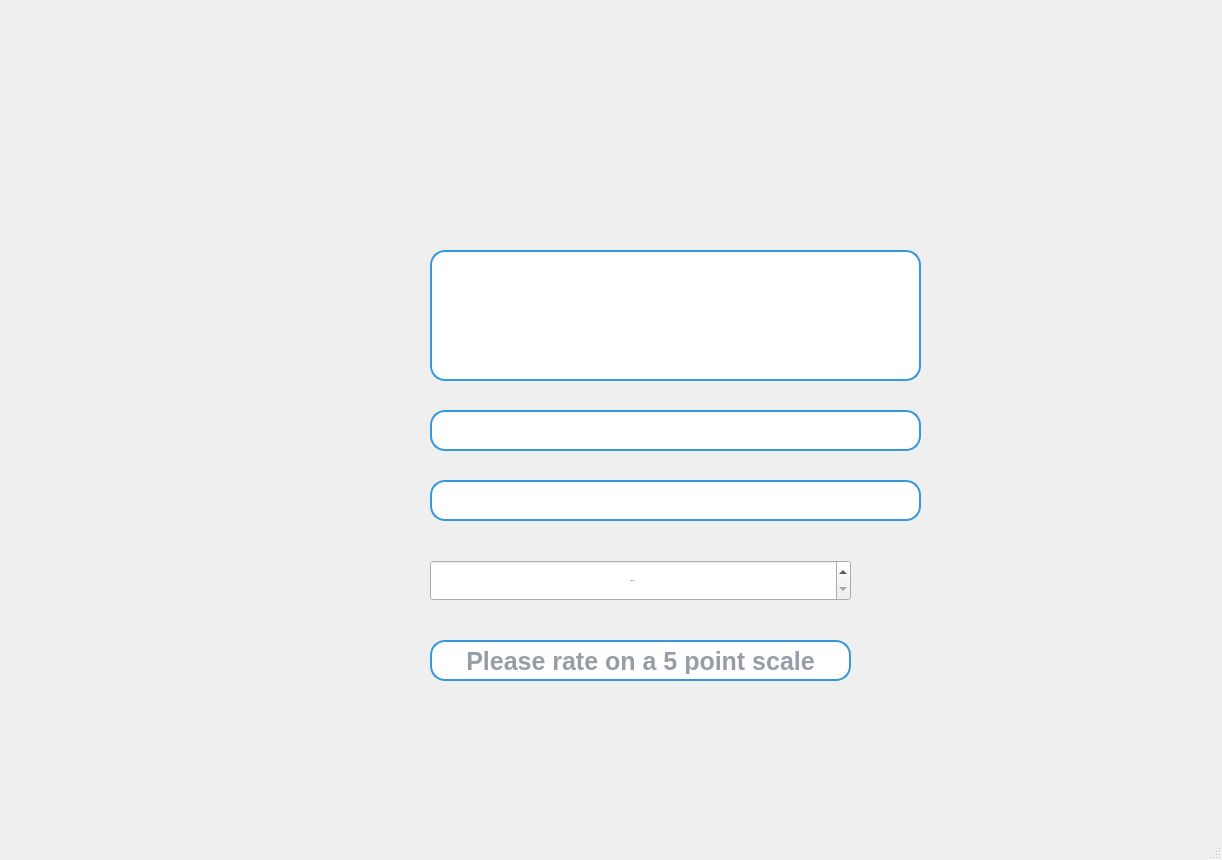
<?xml version="1.0" encoding="UTF-8"?>
<ui version="4.0">
 <class>MainWindow</class>
 <widget class="QMainWindow" name="MainWindow">
  <property name="geometry">
   <rect>
    <x>0</x>
    <y>0</y>
    <width>1222</width>
    <height>860</height>
   </rect>
  </property>
  <property name="windowTitle">
   <string>MainWindow</string>
  </property>
  <widget class="QWidget" name="centralwidget">
   <widget class="QTextEdit" name="textEditContent">
    <property name="geometry">
     <rect>
      <x>430</x>
      <y>250</y>
      <width>491</width>
      <height>131</height>
     </rect>
    </property>
    <property name="styleSheet">
     <string notr="true">QTextEdit {
    background-color: white;
    color: black;
    font-size: 16px;
    border: 2px solid #3498db; /* Viền xanh */
    border-radius: 15px; /* Bo góc */
    padding: 8px;
}</string>
    </property>
   </widget>
   <widget class="QDateEdit" name="dateEditDateRate">
    <property name="geometry">
     <rect>
      <x>430</x>
      <y>560</y>
      <width>421</width>
      <height>41</height>
     </rect>
    </property>
    <property name="font">
     <font>
      <pointsize>-1</pointsize>
     </font>
    </property>
    <property name="styleSheet">
     <string notr="true">QDateTimeEdit {
    background-color: white;  /* Màu nền trắng */
    color: #2c3e50; /* Màu chữ xanh đậm */
    border: 2px solid #3498db; /* Viền xanh */
    border-radius: 15px; /* Bo góc */
    padding: 5px;
    font-size: 30px;
}
QDateTimeEdit::drop-down {
    border: none;
    background: transparent;
}
QDateTimeEdit::up-button, QDateTimeEdit::down-button {
    width: 20px;
    height: 20px;
    border-radius: 10px;
    background-color: #3498db;
}
QDateTimeEdit::up-button:hover, QDateTimeEdit::down-button:hover {
    background-color: #2980b9;
}
Family Font: &quot;Time New Roman&quot;</string>
    </property>
    <property name="alignment">
     <set>Qt::AlignCenter</set>
    </property>
   </widget>
   <widget class="QLineEdit" name="lineEditUserName">
    <property name="geometry">
     <rect>
      <x>430</x>
      <y>410</y>
      <width>491</width>
      <height>41</height>
     </rect>
    </property>
    <property name="styleSheet">
     <string notr="true">QLineEdit {
    background-color: white; /* Màu nền trắng */
    color: #2c3e50; /* Màu chữ xanh đậm */
    border: 2px solid #3498db; /* Viền xanh */
    border-radius: 15px; /* Bo góc */
    padding: 5px;
	font-size: 25px;
	font-weight:bold;
}</string>
    </property>
    <property name="alignment">
     <set>Qt::AlignCenter</set>
    </property>
   </widget>
   <widget class="QLineEdit" name="lineEditIDRoom">
    <property name="geometry">
     <rect>
      <x>430</x>
      <y>480</y>
      <width>491</width>
      <height>41</height>
     </rect>
    </property>
    <property name="styleSheet">
     <string notr="true">QLineEdit {
    background-color: white; /* Màu nền trắng */
    color: #2c3e50; /* Màu chữ xanh đậm */
    border: 2px solid #3498db; /* Viền xanh */
    border-radius: 15px; /* Bo góc */
    padding: 5px;
    font-size: 25px;
	font-weight:bold;
}</string>
    </property>
    <property name="alignment">
     <set>Qt::AlignCenter</set>
    </property>
   </widget>
   <widget class="QPushButton" name="pushButtonPhone">
    <property name="geometry">
     <rect>
      <x>1100</x>
      <y>580</y>
      <width>101</width>
      <height>91</height>
     </rect>
    </property>
    <property name="font">
     <font>
      <pointsize>20</pointsize>
     </font>
    </property>
    <property name="styleSheet">
     <string notr="true">QPushButton {
    background-color: transparent;
    border: none;
    color: white;  /* Màu chữ */
}</string>
    </property>
    <property name="text">
     <string/>
    </property>
    <property name="icon">
     <iconset>
      <normaloff>../assets/icons/PHONE.png</normaloff>../assets/icons/PHONE.png</iconset>
    </property>
    <property name="iconSize">
     <size>
      <width>100</width>
      <height>70</height>
     </size>
    </property>
   </widget>
   <widget class="QLineEdit" name="lineEditRate">
    <property name="geometry">
     <rect>
      <x>430</x>
      <y>640</y>
      <width>421</width>
      <height>41</height>
     </rect>
    </property>
    <property name="font">
     <font>
      <pointsize>-1</pointsize>
      <weight>75</weight>
      <bold>true</bold>
     </font>
    </property>
    <property name="styleSheet">
     <string notr="true">QLineEdit {
    background-color: white; /* Màu nền trắng */
    color: #2c3e50; /* Màu chữ xanh đậm */
    border: 2px solid #3498db; /* Viền xanh */
    border-radius: 15px; /* Bo góc */
    padding: 5px;
    font-size: 25px;
	font-weight:bold, italic;
}</string>
    </property>
    <property name="alignment">
     <set>Qt::AlignCenter</set>
    </property>
    <property name="placeholderText">
     <string>Please rate on a 5 point scale</string>
    </property>
   </widget>
   <widget class="QLabel" name="label_4">
    <property name="geometry">
     <rect>
      <x>870</x>
      <y>630</y>
      <width>51</width>
      <height>51</height>
     </rect>
    </property>
    <property name="styleSheet">
     <string notr="true">QLineEdit {
    background-color: transparent; /* Nền trong suốt */
    border: none; /* Không viền */
    color: white; /* Màu chữ */
    font-size: 16px;
    padding: 5px;
}
QLineEdit:focus {
    border-bottom: 2px solid #3498db; /* Viền dưới khi focus */
}
</string>
    </property>
    <property name="text">
     <string/>
    </property>
    <property name="pixmap">
     <pixmap>../assets/icons/star.png</pixmap>
    </property>
   </widget>
   <widget class="QPushButton" name="pushButtonFacebook">
    <property name="geometry">
     <rect>
      <x>1110</x>
      <y>690</y>
      <width>81</width>
      <height>91</height>
     </rect>
    </property>
    <property name="font">
     <font>
      <pointsize>20</pointsize>
     </font>
    </property>
    <property name="styleSheet">
     <string notr="true">QPushButton {
    background-color: transparent;
    border: none;
    color: white;  /* Màu chữ */
}</string>
    </property>
    <property name="text">
     <string/>
    </property>
    <property name="icon">
     <iconset>
      <normaloff>../assets/icons/facebook-logo.png</normaloff>../assets/icons/facebook-logo.png</iconset>
    </property>
    <property name="iconSize">
     <size>
      <width>70</width>
      <height>80</height>
     </size>
    </property>
   </widget>
   <widget class="QPushButton" name="pushButtonMail">
    <property name="geometry">
     <rect>
      <x>1110</x>
      <y>480</y>
      <width>81</width>
      <height>81</height>
     </rect>
    </property>
    <property name="font">
     <font>
      <pointsize>20</pointsize>
     </font>
    </property>
    <property name="styleSheet">
     <string notr="true">QPushButton {
    background-color: transparent;
    border: none;
    color: white;  /* Màu chữ */
}</string>
    </property>
    <property name="text">
     <string/>
    </property>
    <property name="icon">
     <iconset>
      <normaloff>../assets/icons/MAIL.png</normaloff>../assets/icons/MAIL.png</iconset>
    </property>
    <property name="iconSize">
     <size>
      <width>70</width>
      <height>100</height>
     </size>
    </property>
   </widget>
   <widget class="QPushButton" name="pushButtonSendFeedback">
    <property name="geometry">
     <rect>
      <x>460</x>
      <y>720</y>
      <width>391</width>
      <height>71</height>
     </rect>
    </property>
    <property name="font">
     <font>
      <pointsize>20</pointsize>
     </font>
    </property>
    <property name="styleSheet">
     <string notr="true">QPushButton {
    background-color: transparent;
    border: none;
    color: white;  /* Màu chữ */
}</string>
    </property>
    <property name="text">
     <string/>
    </property>
    <property name="icon">
     <iconset>
      <normaloff>../assets/icons/SENDFEEDBACK.png</normaloff>../assets/icons/SENDFEEDBACK.png</iconset>
    </property>
    <property name="iconSize">
     <size>
      <width>350</width>
      <height>300</height>
     </size>
    </property>
   </widget>
   <widget class="QLabel" name="label">
    <property name="geometry">
     <rect>
      <x>0</x>
      <y>0</y>
      <width>1231</width>
      <height>811</height>
     </rect>
    </property>
    <property name="text">
     <string/>
    </property>
    <property name="pixmap">
     <pixmap>../assets/image/FEEDBACK.png</pixmap>
    </property>
    <property name="scaledContents">
     <bool>true</bool>
    </property>
   </widget>
   <widget class="QPushButton" name="pushButtonContact">
    <property name="geometry">
     <rect>
      <x>1020</x>
      <y>40</y>
      <width>101</width>
      <height>41</height>
     </rect>
    </property>
    <property name="font">
     <font>
      <pointsize>20</pointsize>
     </font>
    </property>
    <property name="styleSheet">
     <string notr="true">QPushButton {
    background-color: transparent;
    border: none;
    color: white;  /* Màu chữ */
}</string>
    </property>
    <property name="text">
     <string/>
    </property>
    <property name="icon">
     <iconset>
      <normaloff>../assets/icons/CONTACT.png</normaloff>../assets/icons/CONTACT.png</iconset>
    </property>
    <property name="iconSize">
     <size>
      <width>95</width>
      <height>100</height>
     </size>
    </property>
   </widget>
   <widget class="QPushButton" name="pushButtonHome">
    <property name="geometry">
     <rect>
      <x>590</x>
      <y>40</y>
      <width>71</width>
      <height>41</height>
     </rect>
    </property>
    <property name="font">
     <font>
      <pointsize>20</pointsize>
     </font>
    </property>
    <property name="styleSheet">
     <string notr="true">QPushButton {
    background-color: transparent;
    border: none;
    color: white;  /* Màu chữ */
}</string>
    </property>
    <property name="text">
     <string/>
    </property>
    <property name="icon">
     <iconset>
      <normaloff>../assets/icons/HOME.png</normaloff>../assets/icons/HOME.png</iconset>
    </property>
    <property name="iconSize">
     <size>
      <width>65</width>
      <height>100</height>
     </size>
    </property>
   </widget>
   <widget class="QPushButton" name="pushButtonOrder">
    <property name="geometry">
     <rect>
      <x>830</x>
      <y>40</y>
      <width>81</width>
      <height>41</height>
     </rect>
    </property>
    <property name="font">
     <font>
      <pointsize>20</pointsize>
     </font>
    </property>
    <property name="styleSheet">
     <string notr="true">QPushButton {
    background-color: transparent;
    border: none;
    color: white;  /* Màu chữ */
}</string>
    </property>
    <property name="text">
     <string/>
    </property>
    <property name="icon">
     <iconset>
      <normaloff>../assets/icons/ORDER.png</normaloff>../assets/icons/ORDER.png</iconset>
    </property>
    <property name="iconSize">
     <size>
      <width>75</width>
      <height>100</height>
     </size>
    </property>
   </widget>
   <widget class="QPushButton" name="pushButtonPlayRoom">
    <property name="geometry">
     <rect>
      <x>680</x>
      <y>40</y>
      <width>131</width>
      <height>41</height>
     </rect>
    </property>
    <property name="font">
     <font>
      <pointsize>20</pointsize>
     </font>
    </property>
    <property name="styleSheet">
     <string notr="true">QPushButton {
    background-color: transparent;
    border: none;
    color: white;  /* Màu chữ */
}</string>
    </property>
    <property name="text">
     <string/>
    </property>
    <property name="icon">
     <iconset>
      <normaloff>../assets/icons/PLAY ROOM.png</normaloff>../assets/icons/PLAY ROOM.png</iconset>
    </property>
    <property name="iconSize">
     <size>
      <width>120</width>
      <height>100</height>
     </size>
    </property>
   </widget>
   <widget class="QPushButton" name="pushButtonPrice">
    <property name="geometry">
     <rect>
      <x>930</x>
      <y>40</y>
      <width>81</width>
      <height>41</height>
     </rect>
    </property>
    <property name="font">
     <font>
      <pointsize>20</pointsize>
     </font>
    </property>
    <property name="styleSheet">
     <string notr="true">QPushButton {
    background-color: transparent;
    border: none;
    color: white;  /* Màu chữ */
}</string>
    </property>
    <property name="text">
     <string/>
    </property>
    <property name="icon">
     <iconset>
      <normaloff>../assets/icons/PRICE.png</normaloff>../assets/icons/PRICE.png</iconset>
    </property>
    <property name="iconSize">
     <size>
      <width>65</width>
      <height>100</height>
     </size>
    </property>
   </widget>
   <widget class="QPushButton" name="pushButtonMore">
    <property name="geometry">
     <rect>
      <x>1130</x>
      <y>40</y>
      <width>71</width>
      <height>41</height>
     </rect>
    </property>
    <property name="font">
     <font>
      <pointsize>20</pointsize>
     </font>
    </property>
    <property name="styleSheet">
     <string notr="true">QPushButton {
    background-color: transparent;
    border: none;
    color: white;  /* Màu chữ */
}</string>
    </property>
    <property name="text">
     <string/>
    </property>
    <property name="icon">
     <iconset>
      <normaloff>../assets/icons/3 GẠCH.png</normaloff>../assets/icons/3 GẠCH.png</iconset>
    </property>
    <property name="iconSize">
     <size>
      <width>50</width>
      <height>70</height>
     </size>
    </property>
   </widget>
   <widget class="QPushButton" name="pushButtonExit">
    <property name="geometry">
     <rect>
      <x>980</x>
      <y>170</y>
      <width>81</width>
      <height>81</height>
     </rect>
    </property>
    <property name="font">
     <font>
      <pointsize>20</pointsize>
     </font>
    </property>
    <property name="styleSheet">
     <string notr="true">QPushButton {
    background-color: transparent;
    border: none;
    color: white;  /* Màu chữ */
}</string>
    </property>
    <property name="text">
     <string/>
    </property>
    <property name="icon">
     <iconset>
      <normaloff>../assets/icons/x.png</normaloff>../assets/icons/x.png</iconset>
    </property>
    <property name="iconSize">
     <size>
      <width>70</width>
      <height>100</height>
     </size>
    </property>
   </widget>
   <zorder>label</zorder>
   <zorder>textEditContent</zorder>
   <zorder>dateEditDateRate</zorder>
   <zorder>lineEditUserName</zorder>
   <zorder>lineEditIDRoom</zorder>
   <zorder>pushButtonPhone</zorder>
   <zorder>lineEditRate</zorder>
   <zorder>label_4</zorder>
   <zorder>pushButtonFacebook</zorder>
   <zorder>pushButtonMail</zorder>
   <zorder>pushButtonSendFeedback</zorder>
   <zorder>pushButtonContact</zorder>
   <zorder>pushButtonHome</zorder>
   <zorder>pushButtonOrder</zorder>
   <zorder>pushButtonPlayRoom</zorder>
   <zorder>pushButtonPrice</zorder>
   <zorder>pushButtonMore</zorder>
   <zorder>pushButtonExit</zorder>
  </widget>
  <widget class="QMenuBar" name="menubar">
   <property name="geometry">
    <rect>
     <x>0</x>
     <y>0</y>
     <width>1222</width>
     <height>26</height>
    </rect>
   </property>
  </widget>
  <widget class="QStatusBar" name="statusbar"/>
 </widget>
 <resources/>
 <connections/>
</ui>
